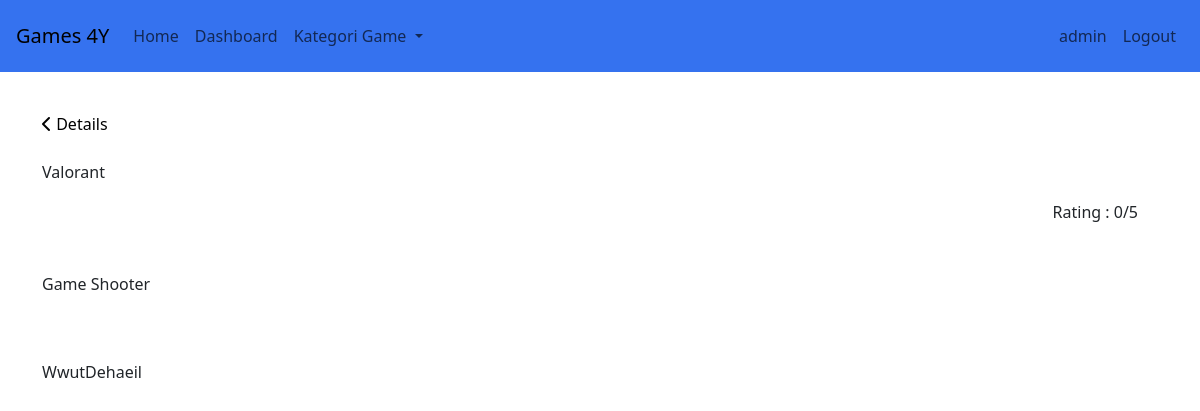
The page /ui/detail.php (signed in) on the database its author committed.
### tables this page shows
CREATE TABLE `akun` (
  `id` int(11) NOT NULL,
  `email` varchar(255) NOT NULL,
  `passwords` varchar(255) NOT NULL,
  `username` varchar(100) DEFAULT NULL,
  `akses` int(1) DEFAULT 2
);

CREATE TABLE `game` (
  `gameID` int(11) NOT NULL,
  `genreID` int(11) DEFAULT NULL,
  `platformID` int(11) DEFAULT NULL,
  `nama` varchar(255) NOT NULL,
  `deskripsi` varchar(1000) DEFAULT 'Wutdehel',
  `rating` int(1) DEFAULT 0,
  `komentar` varchar(5000) DEFAULT NULL
);

### db/auth.php (called while the page is built, shortened)
<?php
$userID = isset($_SESSION['userID']) ? $_SESSION['userID'] : null;
if ($userID) {
    $sql = "
        SELECT a.username, a.email , a.akses
        FROM akun a
        WHERE a.id = ?";
    $stmt = $conn->prepare($sql);
    $stmt->bind_param('i', $userID);
    $stmt->execute();
    $result = $stmt->get_result();
    $user_query = $result->fetch_assoc();
    $nama = isset($user_query['username']) ? $user_query['username'] : '';
    $akses = isset($user_query['akses']) ? $user_query['akses'] : '';
} else {
    $user = null;
    $nama = '';
    $email = '';
    $akses = 0;
}
$logon = $user ? 1 : 0;
?>

### db/koneksi.php (called while the page is built, shortened)
<?php
$user = "root";
?>

### ui/detail.php (the view, shortened to what this page needs)
<?php
include '../db/koneksi.php';
$game = isset($_GET['gameID']) ? $_GET['gameID'] : '1';
$query_game = "SELECT game.gameID as id, game.platformID as platID,
                      game.nama as nama, game.deskripsi, genre.nama as genre,
                      game.komentar, game.rating
               FROM game
               JOIN genre ON game.genreID = genre.genreID
               JOIN platform ON game.platformID = platform.id
               AND game.gameID = ?";
$stmt_game = $conn->prepare($query_game);
$stmt_game->bind_param('s', $game);
$stmt_game->execute();
$result_game = $stmt_game->get_result();
$row_game = mysqli_fetch_assoc($result_game);
?>
<!DOCTYPE html>
<html>
<head>
    <link rel="stylesheet" href="../css/detail.css">
</head>
<body>
    <?php
    include 'navbar.php';
    ?>
    <div class="container mt-5 pt-5">
        <div class="row mt-3">
            <div class="col">
                <a href="game.php" class="riz"><i class="fa-solid fa-chevron-left"></i> Details</a>
            </div>
        </div>
        <div class="row mt-4">
            <div class="col">
                <p class="title">
                    <?php echo $row_game['nama'];?>
                </p>
            </div>
        </div>
        <div class="row top-0 me-2">
            <div class="col top-0 right">
                Rating : <?php echo $row_game['rating'];?>/5
            </div>
        </div>
        <div class="row mt-5">
            <p><?php
            echo $row_game['deskripsi'];
            ?>
            </p>
        </div>
        <div class="row mt-5">
            <p><?php
            echo $row_game['komentar'];
            ?>
            </p>
        </div>
    </div>
</body>
</html>

### ui/navbar.php (shortened to what this page needs)
<?php
include '../db/auth.php';
?>
<head>
  <link href="https://cdn.jsdelivr.net/npm/bootstrap@5.3.3/dist/css/bootstrap.min.css" rel="stylesheet">
</head>
<nav class="navbar navbar-expand-md p-3 bg fixed-top">
  <a class="navbar-brand" href="index.php">Games 4Y</a>
  <div class="collapse navbar-collapse" id="navbarsExampleDefault">
    <ul class="navbar-nav mr-auto">
      <li class="nav-item active">
        <a class="nav-link" href="index.php">Home <span class="sr-only"></span></a>
      </li>
      <?php if($akses === 1): ?>
      <li class="nav-item ">
          <a class="nav-link" href="dashboard.html">Dashboard</a>
      </li>
      <?php endif; ?>
      <li class="nav-item dropdown">
        <a class="nav-link dropdown-toggle" href="#" id="kategoriGameDropdown" role="button" data-bs-toggle="dropdown" aria-expanded="false">
          Kategori Game
        </a>
    </div>
      <ul class="navbar-nav ms-auto">
          <?php if($logon === 1): ?>
          <li class="nav-item">
              <a class="nav-link" href="register.html"><?php echo $nama;?></a>
          </li>
          <li class="nav-item">
              <a class="nav-link" href="logout.php">Logout</a>
          </li>
          <?php endif; ?>
        </ul>
</nav>

### css/detail.css (style rules this page uses)
html, body { overflow-x: hidden; }
body { min-height: 100vh; display: grid; }
.bg { background-color: #3572EF; }
.riz { color: black; text-decoration: none; }
.right { text-align: right; }

### rows shown on the page
akun: username "admin"
game: nama "Valorant", rating "0", deskripsi "Game Shooter", komentar "WwutDehaeil"
